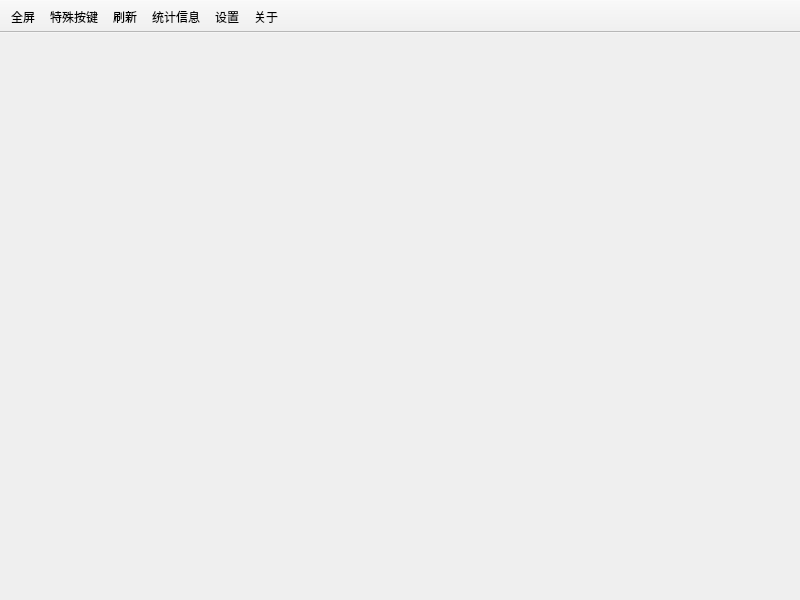
<?xml version="1.0" encoding="UTF-8"?>
<ui version="4.0">
 <class>MainWindow</class>
 <widget class="QMainWindow" name="MainWindow">
  <property name="geometry">
   <rect>
    <x>0</x>
    <y>0</y>
    <width>800</width>
    <height>600</height>
   </rect>
  </property>
  <property name="windowTitle">
   <string>主窗口</string>
  </property>
  <property name="windowIcon">
   <iconset resource="SvpClient.qrc">
    <normaloff>:/icons/remote-desktop.png</normaloff>:/icons/remote-desktop.png</iconset>
  </property>
  <property name="toolButtonStyle">
   <enum>Qt::ToolButtonTextBesideIcon</enum>
  </property>
  <property name="documentMode">
   <bool>true</bool>
  </property>
  <widget class="QWidget" name="centralwidget">
   <layout class="QHBoxLayout" name="horizontalLayout">
    <property name="spacing">
     <number>0</number>
    </property>
    <property name="leftMargin">
     <number>0</number>
    </property>
    <property name="topMargin">
     <number>0</number>
    </property>
    <property name="rightMargin">
     <number>0</number>
    </property>
    <property name="bottomMargin">
     <number>0</number>
    </property>
    <item>
     <widget class="QScrollArea" name="scrollArea">
      <property name="frameShape">
       <enum>QFrame::NoFrame</enum>
      </property>
      <property name="frameShadow">
       <enum>QFrame::Plain</enum>
      </property>
      <property name="lineWidth">
       <number>0</number>
      </property>
      <property name="widgetResizable">
       <bool>true</bool>
      </property>
      <property name="alignment">
       <set>Qt::AlignCenter</set>
      </property>
      <widget class="QWidget" name="scrollAreaWidgetContents">
       <property name="geometry">
        <rect>
         <x>0</x>
         <y>0</y>
         <width>800</width>
         <height>566</height>
        </rect>
       </property>
      </widget>
     </widget>
    </item>
   </layout>
  </widget>
  <widget class="QToolBar" name="toolBar">
   <property name="sizePolicy">
    <sizepolicy hsizetype="Expanding" vsizetype="Fixed">
     <horstretch>0</horstretch>
     <verstretch>0</verstretch>
    </sizepolicy>
   </property>
   <property name="windowTitle">
    <string>toolBar</string>
   </property>
   <property name="movable">
    <bool>false</bool>
   </property>
   <property name="allowedAreas">
    <set>Qt::TopToolBarArea</set>
   </property>
   <property name="floatable">
    <bool>false</bool>
   </property>
   <attribute name="toolBarArea">
    <enum>TopToolBarArea</enum>
   </attribute>
   <attribute name="toolBarBreak">
    <bool>false</bool>
   </attribute>
   <addaction name="actionFullScreen"/>
   <addaction name="actionSpecialKey"/>
   <addaction name="actionRefresh"/>
   <addaction name="actionStatistics"/>
   <addaction name="actionConfigure"/>
   <addaction name="actionAbout"/>
  </widget>
  <action name="actionFullScreen">
   <property name="icon">
    <iconset resource="SvpClient.qrc">
     <normaloff>:/icons/view-fullscreen.png</normaloff>:/icons/view-fullscreen.png</iconset>
   </property>
   <property name="text">
    <string>全屏</string>
   </property>
  </action>
  <action name="actionSpecialKey">
   <property name="icon">
    <iconset resource="SvpClient.qrc">
     <normaloff>:/icons/go-jump-locationbar.png</normaloff>:/icons/go-jump-locationbar.png</iconset>
   </property>
   <property name="text">
    <string>特殊按键</string>
   </property>
  </action>
  <action name="actionRefresh">
   <property name="icon">
    <iconset resource="SvpClient.qrc">
     <normaloff>:/icons/view-refresh.png</normaloff>:/icons/view-refresh.png</iconset>
   </property>
   <property name="text">
    <string>刷新</string>
   </property>
  </action>
  <action name="actionStatistics">
   <property name="icon">
    <iconset resource="SvpClient.qrc">
     <normaloff>:/icons/view-statistics.png</normaloff>:/icons/view-statistics.png</iconset>
   </property>
   <property name="text">
    <string>统计信息</string>
   </property>
  </action>
  <action name="actionConfigure">
   <property name="icon">
    <iconset resource="SvpClient.qrc">
     <normaloff>:/icons/configure.png</normaloff>:/icons/configure.png</iconset>
   </property>
   <property name="text">
    <string>设置</string>
   </property>
  </action>
  <action name="actionAbout">
   <property name="icon">
    <iconset resource="SvpClient.qrc">
     <normaloff>:/icons/help-about.png</normaloff>:/icons/help-about.png</iconset>
   </property>
   <property name="text">
    <string>关于</string>
   </property>
  </action>
  <action name="actionRemote">
   <property name="checkable">
    <bool>true</bool>
   </property>
   <property name="text">
    <string>适应虚拟机桌面</string>
   </property>
  </action>
  <action name="actionCenter">
   <property name="checkable">
    <bool>true</bool>
   </property>
   <property name="text">
    <string>在滚动区域居中</string>
   </property>
  </action>
  <action name="actionClient">
   <property name="checkable">
    <bool>true</bool>
   </property>
   <property name="text">
    <string>适应客户端窗口</string>
   </property>
  </action>
  <action name="actionScale">
   <property name="icon">
    <iconset resource="SvpClient.qrc">
     <normaloff>:/icons/transform-scale.png</normaloff>:/icons/transform-scale.png</iconset>
   </property>
   <property name="text">
    <string>缩放</string>
   </property>
  </action>
  <action name="actionUSB">
   <property name="icon">
    <iconset resource="SvpClient.qrc">
     <normaloff>:/icons/drive-usb.png</normaloff>:/icons/drive-usb.png</iconset>
   </property>
   <property name="text">
    <string>USB</string>
   </property>
   <property name="toolTip">
    <string>USB</string>
   </property>
  </action>
  <action name="actionEmpty">
   <property name="enabled">
    <bool>false</bool>
   </property>
   <property name="text">
    <string>  (空)  </string>
   </property>
  </action>
 </widget>
 <resources>
  <include location="SvpClient.qrc"/>
 </resources>
 <connections/>
</ui>
